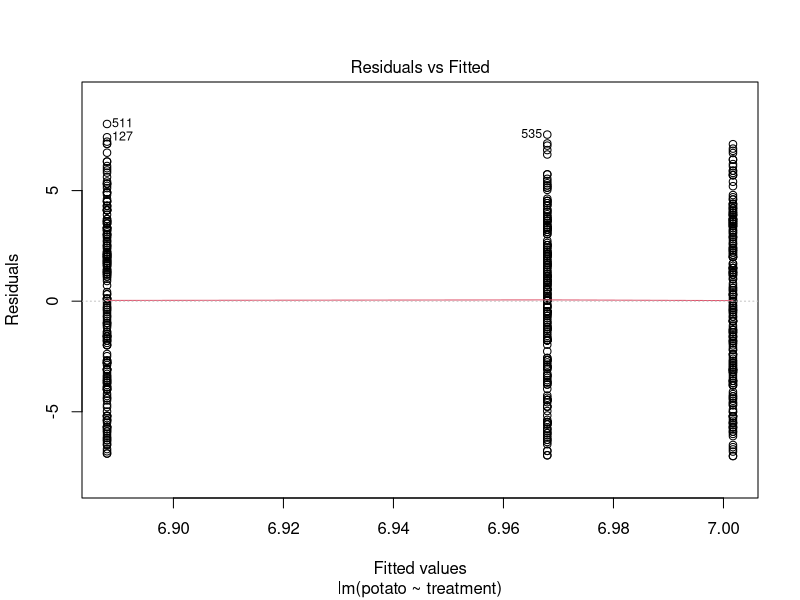
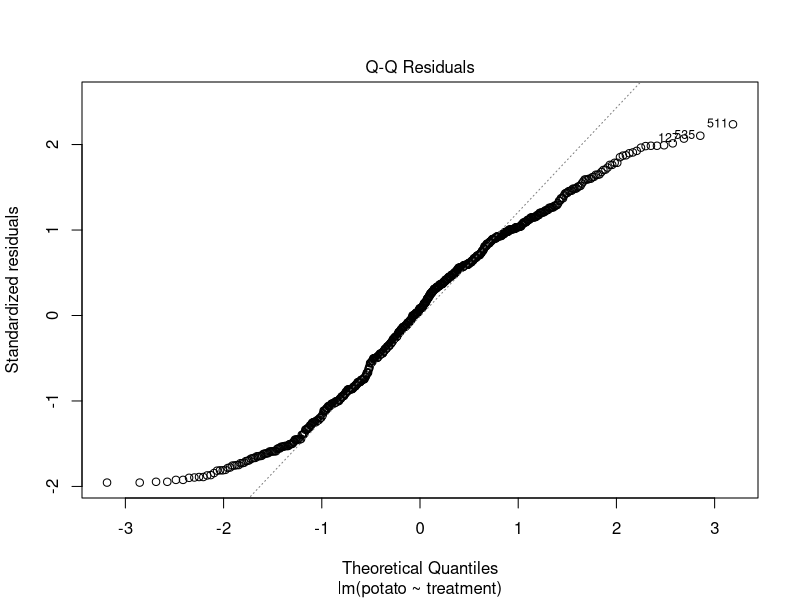
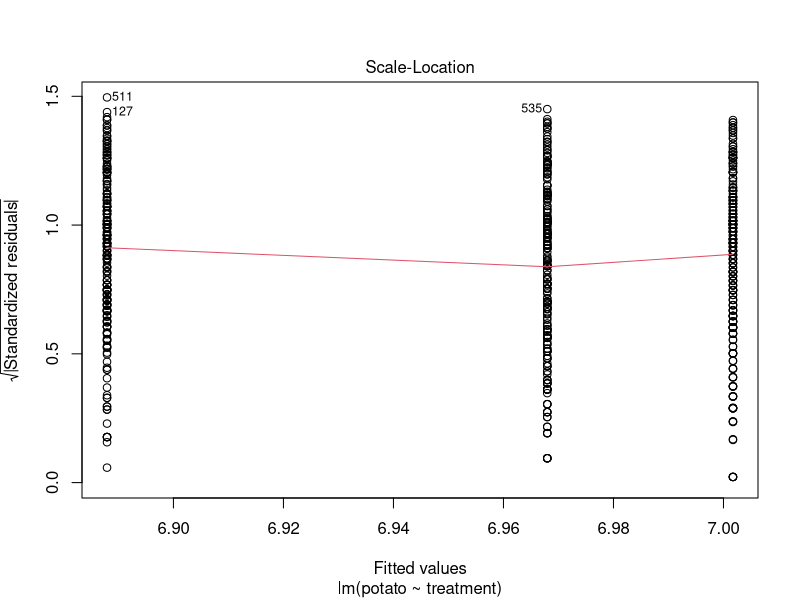
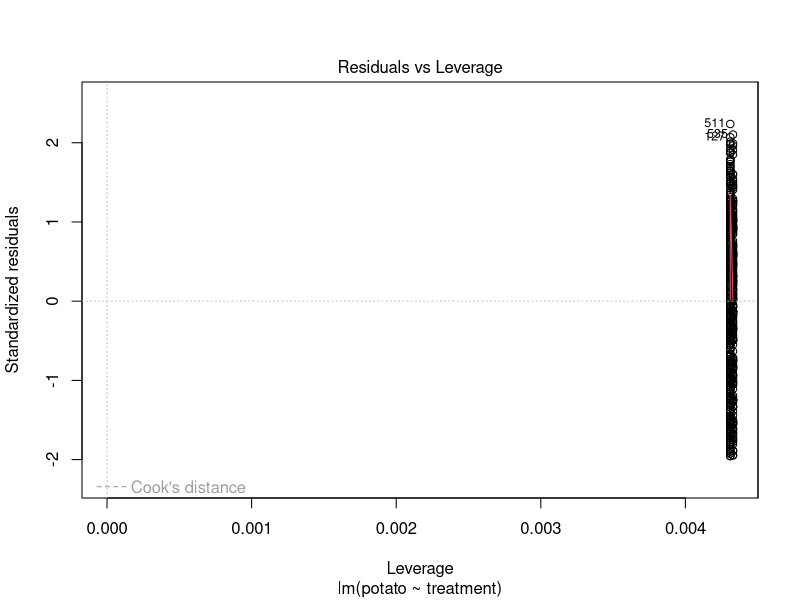
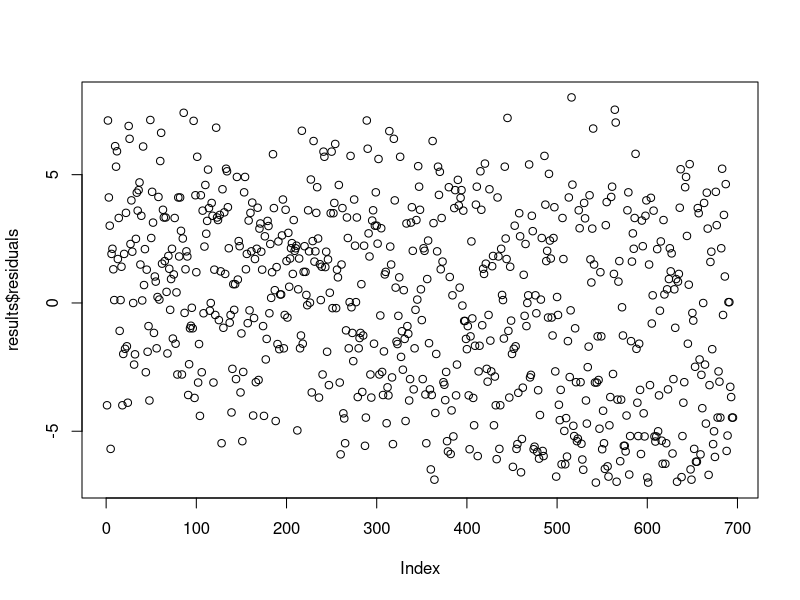
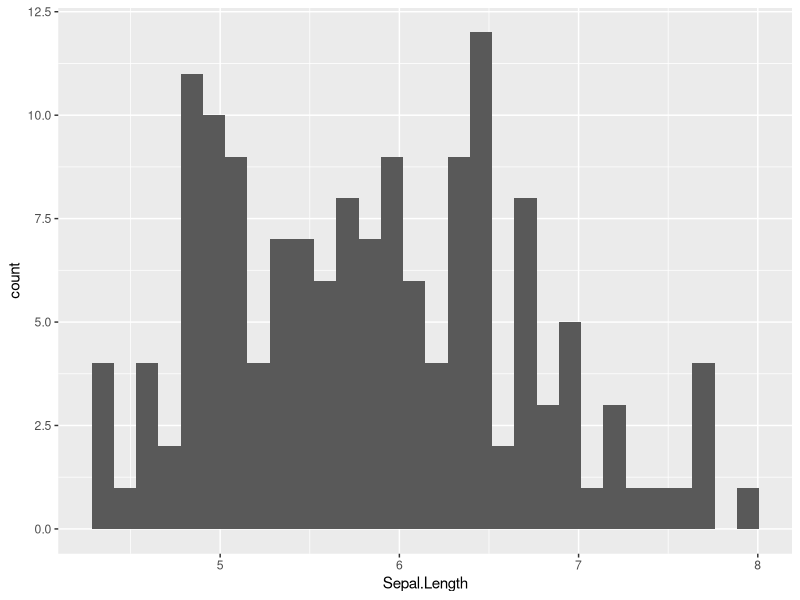
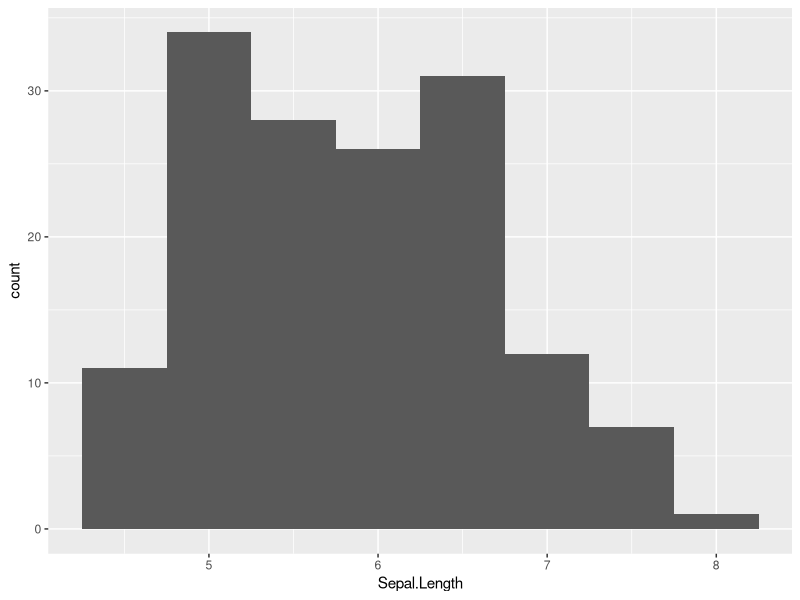
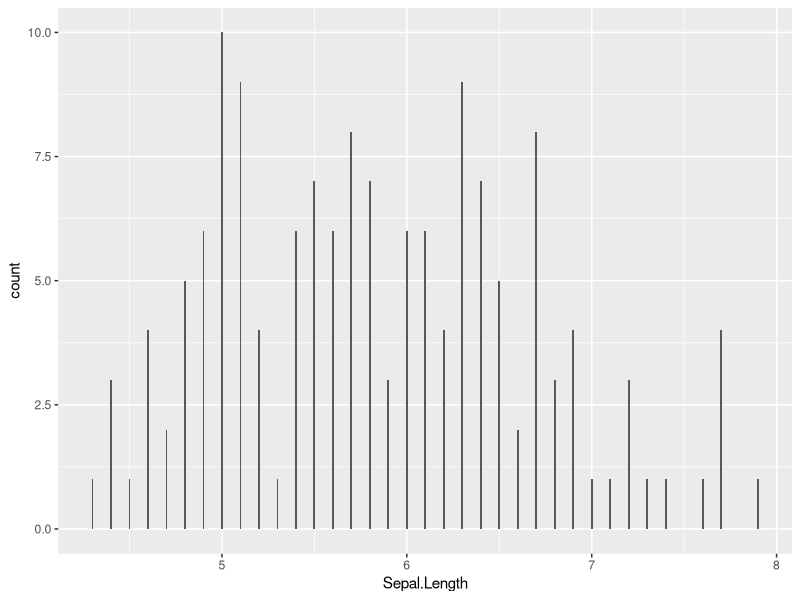

Write the R code that produced these figures, in order.
## ---- chunk 1
library(reshape2)

myff <- french_fries
myff.melt <- melt(myff, id.vars = 1:4, value.name = "rating", variable.name = "taste")

aggregateff <- dcast(myff.melt, treatment ~ taste, 
                  value.var = "rating", fun.aggregate = mean, na.rm = TRUE)

aggregateff

aggregateff2 <- dcast(myff.melt, treatment + taste ~ ., 
                  value.var = "rating", fun.aggregate = mean, na.rm = TRUE)
aggregateff2
colnames(aggregateff2)[3] <- "mean.rating"
aggregateff2

# template:
# dcast(yourdata, columns + that + stay + columns ~ cast + columns,
#       value.var = "measure.to.aggregate", 
#       fun.aggregate = function.to.aggregate,
#       agg.function.options...)

## ---- chunk 2
library(dplyr)
aggregateff3 <- group_by(myff.melt, treatment, taste) %>% summarize(mean.rating = mean(rating, na.rm = TRUE))

aggregateff3
identical(aggregateff2, aggregateff3)
identical(aggregateff2, as.data.frame(aggregateff3))

## ---- chunk 3
x <- 1:10
mean(log(x + 2))

(x + 2) %>% log() %>% mean()

summarize(group_by(myff.melt, treatment, taste), mean.rating = mean(rating, na.rm = TRUE))

# same as above, using the %>% operator
group_by(myff.melt, treatment, taste) %>%
  summarize(mean.rating = mean(rating, na.rm = TRUE))

## ---- chunk 4
sleep[sleep$group == 1, ]
filter(sleep, group == 1) # same results

sleep[sleep$group == 1 & sleep$extra > 0.2, ]
filter(sleep, group == 1, extra > 0.2) # same results

sleep[, c("ID", "extra")]
select(sleep, ID, extra)
select(sleep, 3, 1)
select(sleep, c(3, 1))
# select(sleep, c("ID", "extra")) # doesn't work

## ---- chunk 5
library(tidyr)
mysleep <- sleep
mysleep
levels(mysleep$group) <- c("pre", "post")

mysleep.cast <- dcast(mysleep, ID ~ group, value.var = "extra")
mysleep.cast

spread(mysleep, group, extra)
gather(mysleep.cast, time, extra.sleep, c(pre,post))
## ---- chunk 6
mysleep <- sleep
oldnames <- colnames(mysleep)
mycolnames <- c("extraSleep", "experimentalGroup", "subjectID")
colnames(mysleep) <- mycolnames
data.frame(oldnames, mycolnames)

## ---- chunk 7
myff <- french_fries
results <- lm(potato ~ treatment, data = myff)
results
summary(results)
plot(results)
class(results)
names(results)
str(results)
plot(results$residuals)
results.summary <- summary(results)
names(results.summary)
results.summary$adj.r.squared
results.summary$coefficients
class(results.summary$coefficients)
condition.pvals <- results.summary$coefficients[2:3, "Pr(>|t|)"]
condition.pvals

str(summary(results))
# ?lm
## ---- chunk 8
library(ggplot2)
myris <- iris
summary(myris)

ggplot(myris, aes(x = Sepal.Length)) + geom_histogram()

ggplot(myris, aes(x = Sepal.Length)) + geom_histogram(binwidth = .5)

ggplot(myris, aes(x = Sepal.Length)) + geom_histogram(binwidth = .01)

mybaseplot <- ggplot(myris, aes(x = Sepal.Length))

mybaseplot + geom_histogram(binwidth = .2)

names(mybaseplot)
str(mybaseplot)

mybaseplot + geom_density(adjust = .5, fill = "grey")

## ---- chunk 9
colors()
## ---- chunk 10
ggplot(myris, aes(x = Sepal.Length, y = Sepal.Width)) + geom_point()

ggplot(myris, aes(x = Sepal.Length, y = Sepal.Width)) + geom_point(color = "red")

ggplot(myris, aes(x = Sepal.Length, y = Sepal.Width)) + 
  geom_point(aes(color = Species), size = 10) + 
  theme_minimal()

ggplot(myris, aes(x = Sepal.Length, y = Sepal.Width)) + 
  geom_point(aes(color = Species, size = Petal.Width)) + 
  theme_minimal()

ggplot(myris, aes(x = Sepal.Length, y = Sepal.Width)) + 
  geom_point() + 
  geom_smooth()

ggplot(myris, aes(x = Sepal.Length, y = Sepal.Width)) + 
  geom_point() + 
  geom_smooth(method = "lm")

ggplot(myris, aes(x = Sepal.Length, y = Sepal.Width, color = Species)) + 
  geom_point(size = 4) + 
  theme_minimal() +
  geom_smooth(method = "lm")


## ---- chunk 11
pdf("myplot.pdf", width = 10, height = 4)
ggplot(myris, aes(x = Sepal.Length)) + geom_histogram() + 
  facet_grid(Species ~ .)
dev.off()

?Devices
## ---- chunk 12

ggplot(myris, aes(x = Sepal.Length)) + geom_histogram() + 
  facet_wrap(~ Species)

ggplot(myris, aes(x = Sepal.Length)) + geom_histogram() + 
  facet_grid(Species ~ .)

ggplot(myris, aes(x = Sepal.Length)) + geom_histogram() + 
  facet_grid(Species ~ .)

